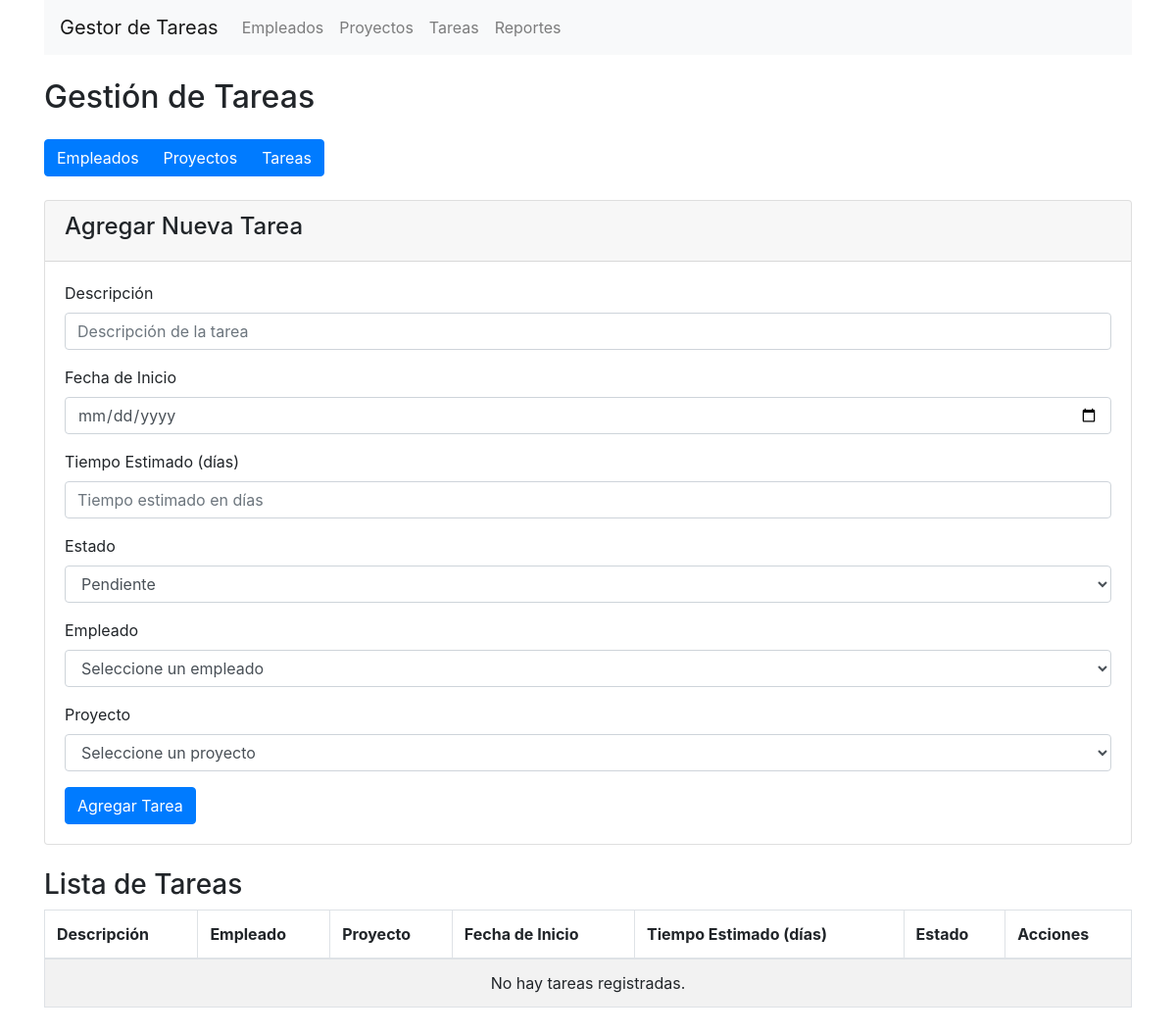
Page /tareas/ on the earlier database version.
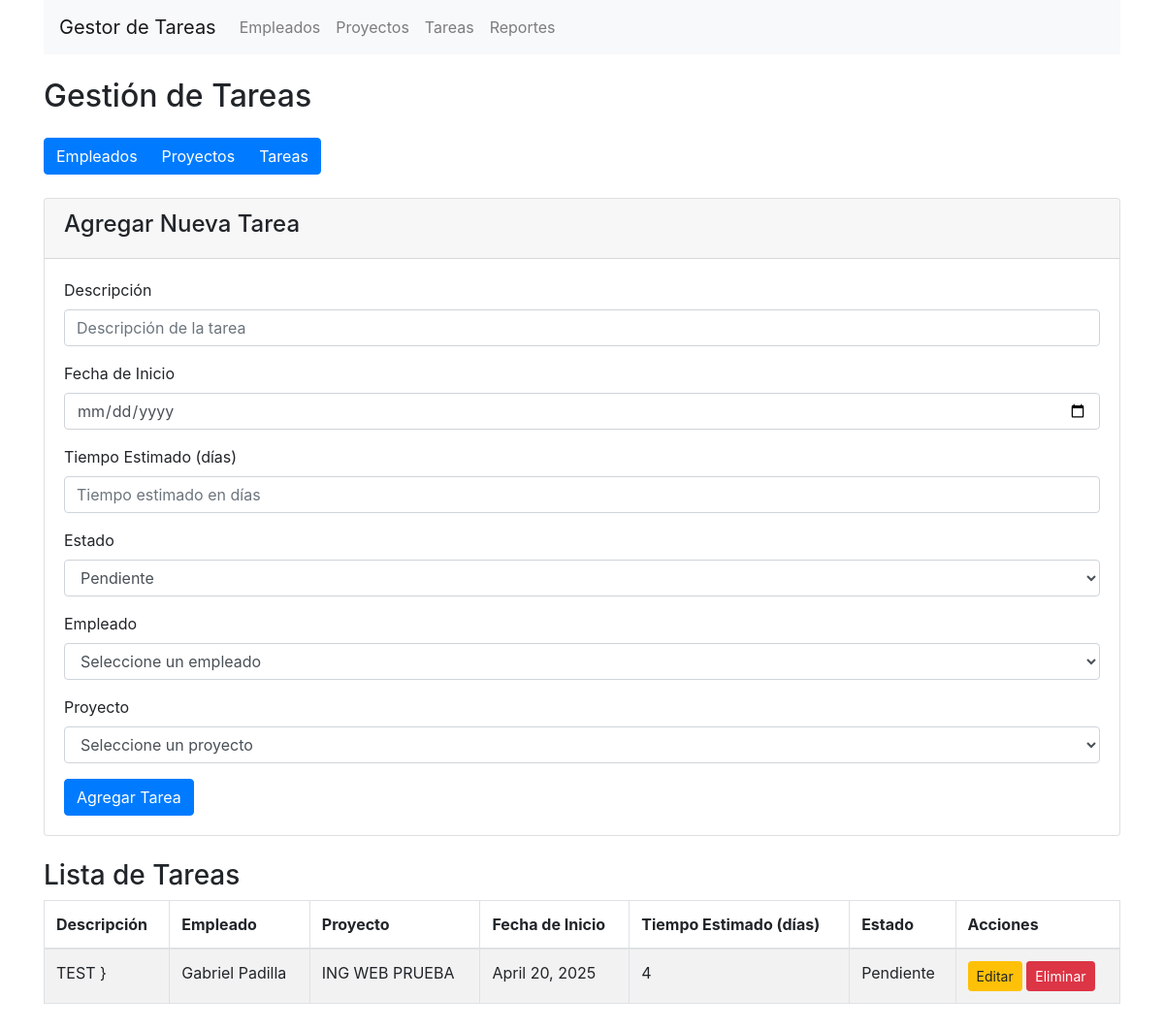
Same page on the later database version.
### core/models.py (models this page shows, shortened)
class Task(models.Model):
    id_employee = models.ForeignKey(Employee, on_delete=models.CASCADE)
    id_project = models.ForeignKey(Project, on_delete=models.CASCADE)
    description = models.CharField(max_length=255)
    date_start = models.DateField()
    estimate_time = models.IntegerField()  # Tiempo estimado en días
    status = models.CharField(max_length=50)

class Employee(models.Model):
    first_name = models.CharField(max_length=100)
    last_name = models.CharField(max_length=100)

class Project(models.Model):
    name = models.CharField(max_length=200)

### core/views.py (the view)
# urls.py: path('tareas/', views.tareas, name='tareas'),
def tareas(request):
    tasks = Task.objects.all()
    employees = Employee.objects.all()  # Asegúrate de pasar los empleados
    projects = Project.objects.all()  # Asegúrate de pasar los proyectos
    if request.method == 'POST':
        form = TaskForm(request.POST)
        if form.is_valid():
            form.save()
            return redirect('tareas')
    else:
        form = TaskForm()
    return render(request, 'tareas.html', {
        'tasks': tasks,
        'form': form,
        'employees': employees,  # Pasar empleados al template
        'projects': projects,  # Pasar proyectos al template
    })

### core/forms.py
class TaskForm(forms.ModelForm):
    class Meta:
        model = Task
        fields = '__all__'

### core/templates/tareas.html (shortened to what this page needs)
{% extends 'base.html' %}
{% block content %}
<h2 class="my-4">Gestión de Tareas</h2>
<div class="btn-group mb-4" role="group" aria-label="Basic example">
    <a href="{% url 'empleados' %}" class="btn btn-primary">Empleados</a>
    <a href="{% url 'proyectos' %}" class="btn btn-primary">Proyectos</a>
    <a href="{% url 'tareas' %}" class="btn btn-primary">Tareas</a>
</div>
<div class="card mb-4">
    <div class="card-header">
        <h4>Agregar Nueva Tarea</h4>
    </div>
    <div class="card-body">
        <form method="POST">
            <div class="form-group">
                <label for="description">Descripción</label>
                <input type="text" class="form-control" id="description" name="description" placeholder="Descripción de la tarea" required>
            </div>
            <div class="form-group">
                <label for="date_start">Fecha de Inicio</label>
                <input type="date" class="form-control" id="date_start" name="date_start" required>
            </div>
            <div class="form-group">
                <label for="estimate_time">Tiempo Estimado (días)</label>
                <input type="number" class="form-control" id="estimate_time" name="estimate_time" placeholder="Tiempo estimado en días" required>
            </div>
            <div class="form-group">
                <label for="status">Estado</label>
                <select class="form-control" id="status" name="status" required>
                    <option value="Pendiente">Pendiente</option>
                </select>
            </div>
            <div class="form-group">
                <label for="id_employee">Empleado</label>
                <select class="form-control" id="id_employee" name="id_employee" required>
                    <option value="" disabled selected>Seleccione un empleado</option>
                </select>
            </div>
            <div class="form-group">
                <label for="id_project">Proyecto</label>
                <select class="form-control" id="id_project" name="id_project" required>
                    <option value="" disabled selected>Seleccione un proyecto</option>
                </select>
            </div>
            <button type="submit" class="btn btn-primary">Agregar Tarea</button>
        </form>
    </div>
</div>
<h3>Lista de Tareas</h3>
<div class="table-responsive">
    <table class="table table-striped table-bordered">
        <thead>
            <tr>
                <th>Descripción</th>
                <th>Empleado</th>
                <th>Proyecto</th>
                <th>Fecha de Inicio</th>
                <th>Tiempo Estimado (días)</th>
                <th>Estado</th>
                <th>Acciones</th>
            </tr>
        </thead>
        <tbody>
            {% for task in tasks %}
                <tr>
                    <td>{{ task.description }}</td>
                    <td>{{ task.id_employee.first_name }} {{ task.id_employee.last_name }}</td>
                    <td>{{ task.id_project.name }}</td>
                    <td>{{ task.date_start }}</td>
                    <td>{{ task.estimate_time }}</td>
                    <td>{{ task.status }}</td>
                    <td>
                        <a href="{% url 'editar_tarea' task.id %}" class="btn btn-warning btn-sm">Editar</a>
                        <a href="{% url 'eliminar_tarea' task.id %}" class="btn btn-danger btn-sm">Eliminar</a>
                    </td>
                </tr>
            {% empty %}
                <tr>
                    <td colspan="7" class="text-center">No hay tareas registradas.</td>
                </tr>
            {% endfor %}
        </tbody>
    </table>
</div>
{% endblock %}

Differences in the rows shown:
added Task: description "TEST }", id_employee.first_name "Gabriel", id_employee.last_name "Padilla", id_project.name "ING WEB PRUEBA", date_start "April 20, 2025", estimate_time "4", status "Pendiente"
Other differences:
text no longer shown: "No hay tareas registradas."
